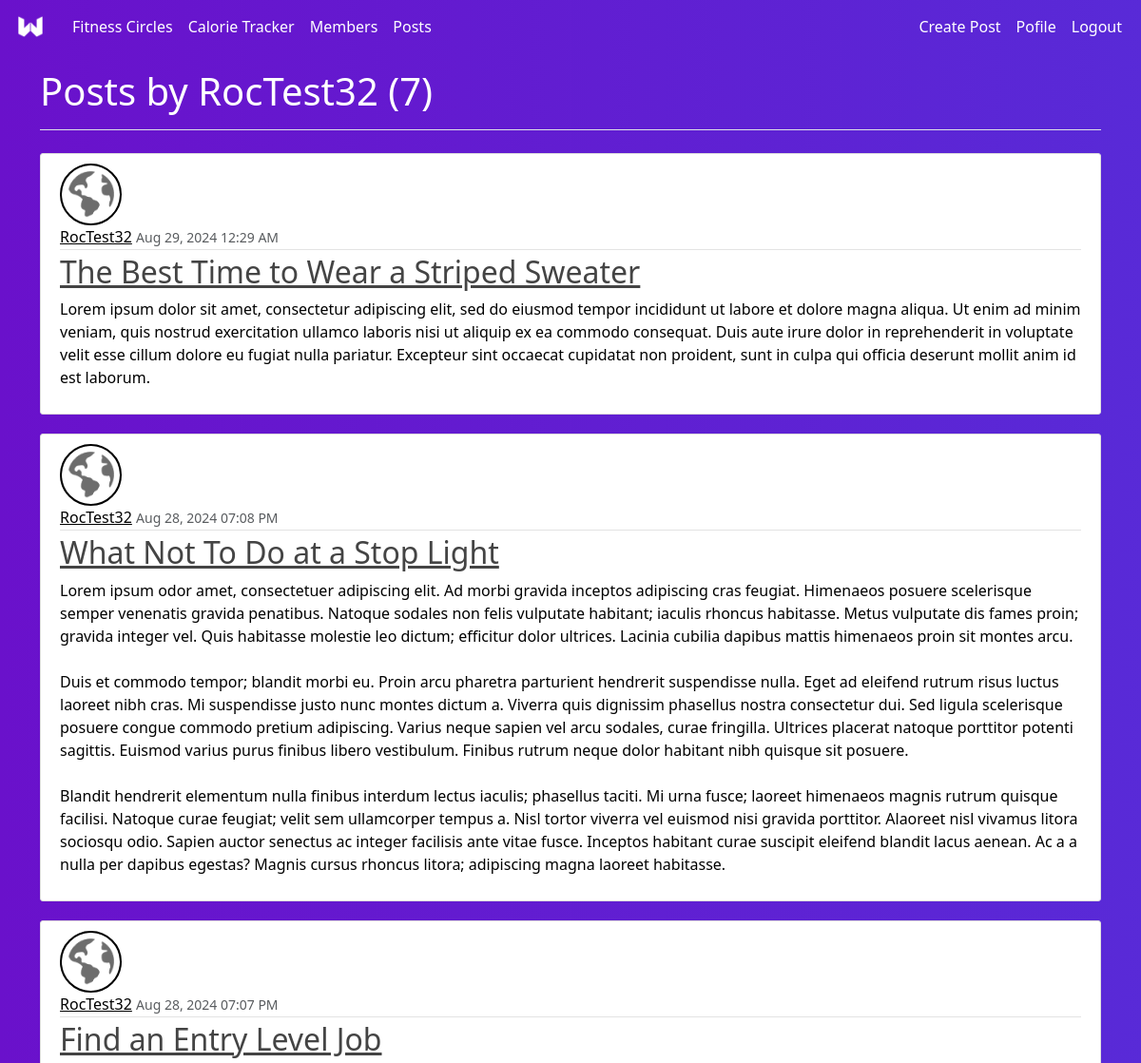
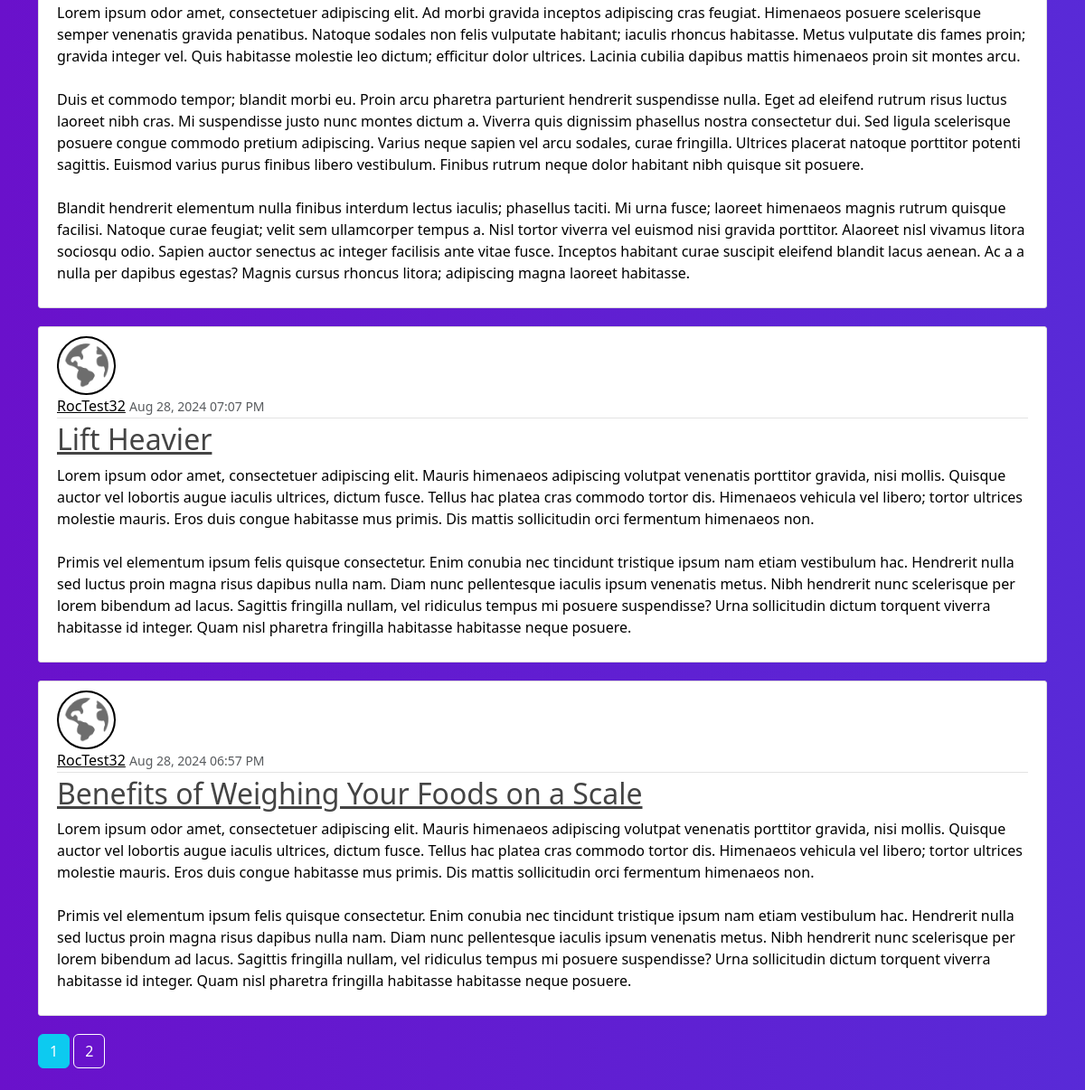
Screenshot of /user/RocTest32 (signed in) with the database file from the repository (2 pictures, top to bottom).
### WeeklyWeighIn/models.py (models this page shows, shortened)
class Post(db.Model):
    id = db.Column(db.Integer, primary_key=True)
    title = db.Column(db.String(100), nullable=False)
    date_posted = db.Column(db.DateTime, nullable=False, default=datetime.utcnow)
    content = db.Column(db.Text, nullable=False)
    user_id = db.Column(db.Integer, db.ForeignKey('users.id'), nullable=False)
    comments = db.relationship('Comment', backref='post', lazy=True)

class Users(db.Model, UserMixin):
    id = db.Column(db.Integer, primary_key=True)
    first_name = db.Column(db.String(20), nullable=False)
    last_name = db.Column(db.String(20), nullable=False)
    username = db.Column(db.String(20), unique=True, nullable=False)
    email = db.Column(db.String(120), unique=True, nullable=False)
    image_file = db.Column(db.String(20), nullable=False, default='default.jpg')
    password = db.Column(db.String(60), nullable=False)
    posts = db.relationship('Post', backref='author', lazy=True)
    comments = db.relationship('Comment', backref='comment_author', lazy=True)

### WeeklyWeighIn/routes.py (the view)
@app.route("/user/<string:username>")
@login_required
def user_posts(username):
    page = request.args.get('page', 1, type=int)
    user = Users.query.filter_by(username=username).first_or_404()
    posts = Post.query.filter_by(author=user).order_by(Post.date_posted.desc()).paginate(page=page, per_page=5)
    return render_template('user_posts.html', posts=posts, user=user)

### WeeklyWeighIn/models.py (called while the page is built)
@login_manager.user_loader
def load_user(user_id):
    return Users.query.get(int(user_id))

### WeeklyWeighIn/templates/user_posts.html (shortened to what this page needs)
{% extends 'base.html' %}
{% set title = "Posts by " ~ user.username ~ " (" ~ posts.total ~ ")" %}
{% block content %}
<div class="container">
  {% for post in posts %}
  <article class="media content-section">
    <img class="rounded-circle article-img"
      src="{{ url_for('static', filename='photos/profile_pics/' + post.author.image_file) }}" alt="I" style="border: 2px solid #000000; background-color: #6d6d6d">
    <div class="media-body">
      <div class="article-metadata">
        <a class="mr-2" href="{{ url_for('user_posts', username=post.author.username) }}" style="color: black;">{{ post.author.username }}</a>
        <small class="text-muted">{{ post.date_posted.strftime('%b %d, %Y %I:%M %p') }}</small>
      </div>
      <h2><a class="article-title" href="{{ url_for('post', post_id=post.id)}}">{{ post.title }}</a></h2>
      <p class="article-content" style="color: black;">{{ post.content }}</p>
    </div>
  </article>
  {% endfor %}
  {% for page_num in posts.iter_pages(left_edge=1, right_edge=1, left_current=1, right_current=2) %}
    {% if page_num %}
      {% if posts.page == page_num %}
      <a class="btn btn-info mb-4" href="{{ url_for('user_posts', username=user.username, page=page_num) }}">{{ page_num }}</a>
      {% else %}
      <a class="btn btn-outline-info mb-4" href="{{ url_for('user_posts', username=user.username, page=page_num) }}">{{ page_num }}</a>
      {% endif %}
  {% else %}
  ...
  {% endif %}
  {% endfor %}
  {% endblock %}

### WeeklyWeighIn/static/css/styles.css (style rules this page uses)
body { background: #6a11cb; background: -webkit-linear-gradient(to right, rgba(106, 17, 203, 1), rgba(37, 117, 252, 1)); background: linear-gradient(to right, rgba(106, 17, 203, 1), rgba(37, 117, 252, 1)); overflow: hidden; }
h1, h2, h3, h4, h5, h6 { color: #444444; }
.content-section { background: #ffffff; padding: 10px 20px; border: 1px solid #dddddd; border-radius: 3px; margin-bottom: 20px; }
.article-title { color: #444444; }
.article-content { white-space: pre-line; }
.article-img { height: 65px; width: 65px; margin-right: 16px; }
.article-metadata { padding-bottom: 1px; margin-bottom: 4px; border-bottom: 1px solid #e3e3e3 }

### WeeklyWeighIn/templates/base.html (style rules this page uses)
body { background: linear-gradient(to right, rgba(106, 17, 203, 1), rgba(37, 117, 252, 1)); background-size: 400% 400%; animation: gradient 15s ease infinite; height: 100vh; color: white; overflow: auto; }
h1, h2, h3 { color: white; }
li, a { color: white; }

### WeeklyWeighIn/templates/user_posts.html (style rules this page uses)
body { overflow: auto; }
.btn { color: white; }
.btn-outline-info { color: white; border-color: white; }

### rows the page displays
Post: image_file (picture), author.username "RocTest32", date_posted "Aug 29, 2024 12:29 AM", title "The Best Time to Wear a Striped Sweater", content "Lorem ipsum dolor sit amet, consectetur adipiscing elit, sed do eiusmod tempor incididunt ut labore et dolore magna aliqua. Ut enim ad minim veniam, quis nostrud exercitation ullamco laboris nisi ut aliquip ex ea commodo consequat. Duis aute irure dolor in reprehenderit in voluptate velit esse cillum dolore eu fugiat nulla pariatur. Excepteur sint occaecat cupidatat non proident, sunt in culpa qui officia deserunt mollit anim id est laborum."
Post: image_file (picture), author.username "RocTest32", date_posted "Aug 28, 2024 07:08 PM", title "What Not To Do at a Stop Light", content "Lorem ipsum odor amet, consectetuer adipiscing elit. Ad morbi gravida inceptos adipiscing cras feugiat. Himenaeos posuere scelerisque semper venenatis gravida penatibus. Natoque sodales non felis vulputate habitant; iaculis rhoncus habitasse. Metus vulputate dis fames proin; gravida integer vel. Quis habitasse molestie leo dictum; efficitur dolor ultrices. Lacinia cubilia dapibus mattis himenaeos proin sit montes arcu. Duis et commodo tempor; blandit morbi eu. Proin arcu pharetra parturient hendrerit suspendisse nulla. Eget ad eleifend rutrum risus luctus laoreet nibh cras. Mi suspendisse justo nunc montes dictum a. Viverra quis dignissim phasellus nostra consectetur dui. Sed ligula…"
Post: image_file (picture), author.username "RocTest32", date_posted "Aug 28, 2024 07:07 PM", title "Find an Entry Level Job", content "Lorem ipsum odor amet, consectetuer adipiscing elit. Ad morbi gravida inceptos adipiscing cras feugiat. Himenaeos posuere scelerisque semper venenatis gravida penatibus. Natoque sodales non felis vulputate habitant; iaculis rhoncus habitasse. Metus vulputate dis fames proin; gravida integer vel. Quis habitasse molestie leo dictum; efficitur dolor ultrices. Lacinia cubilia dapibus mattis himenaeos proin sit montes arcu. Duis et commodo tempor; blandit morbi eu. Proin arcu pharetra parturient hendrerit suspendisse nulla. Eget ad eleifend rutrum risus luctus laoreet nibh cras. Mi suspendisse justo nunc montes dictum a. Viverra quis dignissim phasellus nostra consectetur dui. Sed ligula…"
Post: image_file (picture), author.username "RocTest32", date_posted "Aug 28, 2024 07:07 PM", title "Lift Heavier", content "Lorem ipsum odor amet, consectetuer adipiscing elit. Mauris himenaeos adipiscing volutpat venenatis porttitor gravida, nisi mollis. Quisque auctor vel lobortis augue iaculis ultrices, dictum fusce. Tellus hac platea cras commodo tortor dis. Himenaeos vehicula vel libero; tortor ultrices molestie mauris. Eros duis congue habitasse mus primis. Dis mattis sollicitudin orci fermentum himenaeos non. Primis vel elementum ipsum felis quisque consectetur. Enim conubia nec tincidunt tristique ipsum nam etiam vestibulum hac. Hendrerit nulla sed luctus proin magna risus dapibus nulla nam. Diam nunc pellentesque iaculis ipsum venenatis metus. Nibh hendrerit nunc scelerisque per lorem bibendum ad lacus.…"
Post: image_file (picture), author.username "RocTest32", date_posted "Aug 28, 2024 06:57 PM", title "Benefits of Weighing Your Foods on a Scale", content "Lorem ipsum odor amet, consectetuer adipiscing elit. Mauris himenaeos adipiscing volutpat venenatis porttitor gravida, nisi mollis. Quisque auctor vel lobortis augue iaculis ultrices, dictum fusce. Tellus hac platea cras commodo tortor dis. Himenaeos vehicula vel libero; tortor ultrices molestie mauris. Eros duis congue habitasse mus primis. Dis mattis sollicitudin orci fermentum himenaeos non. Primis vel elementum ipsum felis quisque consectetur. Enim conubia nec tincidunt tristique ipsum nam etiam vestibulum hac. Hendrerit nulla sed luctus proin magna risus dapibus nulla nam. Diam nunc pellentesque iaculis ipsum venenatis metus. Nibh hendrerit nunc scelerisque per lorem bibendum ad lacus.…"

### other values shown
{{ title }} "Posts by RocTest32 (7)"
{{ page_num }} "1"
{{ page_num }} "2"
